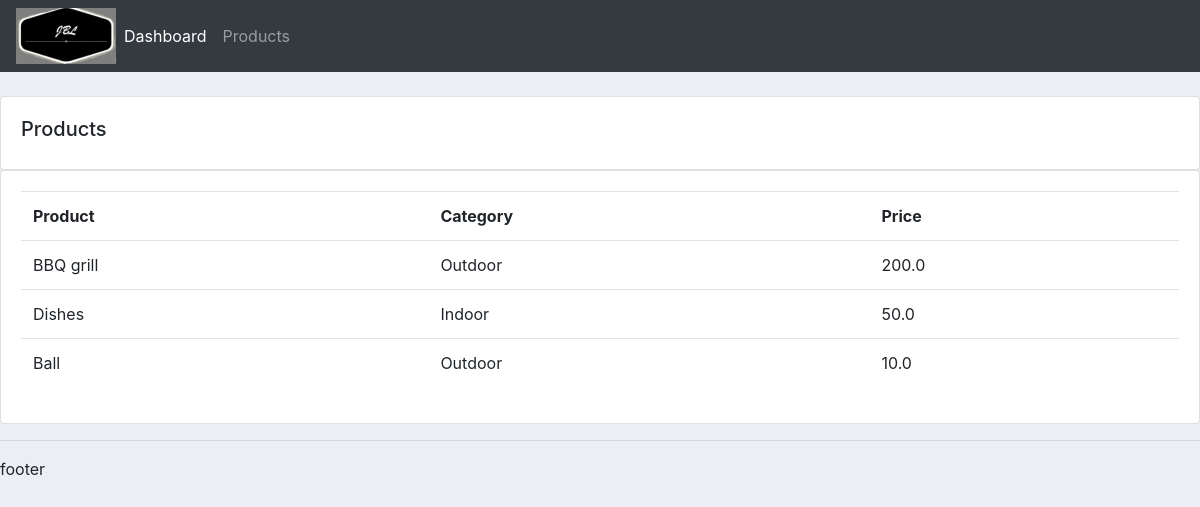
Screenshot of /products/ with the database file from the repository.
### accounts/models.py (models this page shows, shortened)
class Products(models.Model):
    CATEGORY = (
        ('Outdoor','Outdoor'),
        ('Indoor','Indoor')
    )
    name =models.CharField(max_length=250,null = True)
    price = models.FloatField(null = True)
    description =models.CharField(max_length=250,null = True,blank = True)
    category =models.CharField(max_length=250,null = True,choices = CATEGORY)
    date_created =models.DateTimeField(auto_now_add=True,null = True)
    tag =models.ManyToManyField(Tag)

### accounts/views.py (the view)
# urls.py: path('products/',views.products,name = 'products'),
def products(request):
    product = Products.objects.all()
    return render(request,'accounts/products.html',{'products':product})

### accounts/templates/Accounts/products.html
{% extends './main.html' %}
{% block content %}
<br>
		<div class="row">
			<div class="col-md">
				<div class="card card-body">
					<h5>Products</h5>
				</div>
				<div class="card card-body">
					<table class="table">
						<tr>
							<th>Product</th>
							<th>Category</th>
							<th>Price</th>
						</tr>
						{% for i in products %}
							<tr>
								<td>{{i.name}}</td>
								<td>{{i.category}}</td>
								<td>{{i.price}}</td>
							</tr>
						{% endfor %}
					</table>
				</div>
			</div>
		</div>
{% endblock %}

### static/css/main.css (style rules this page uses)
body { background-color: #ebeff5; }

### rows the page displays
Products: name "BBQ grill", category "Outdoor", price "200.0"
Products: name "Dishes", category "Indoor", price "50.0"
Products: name "Ball", category "Outdoor", price "10.0"
